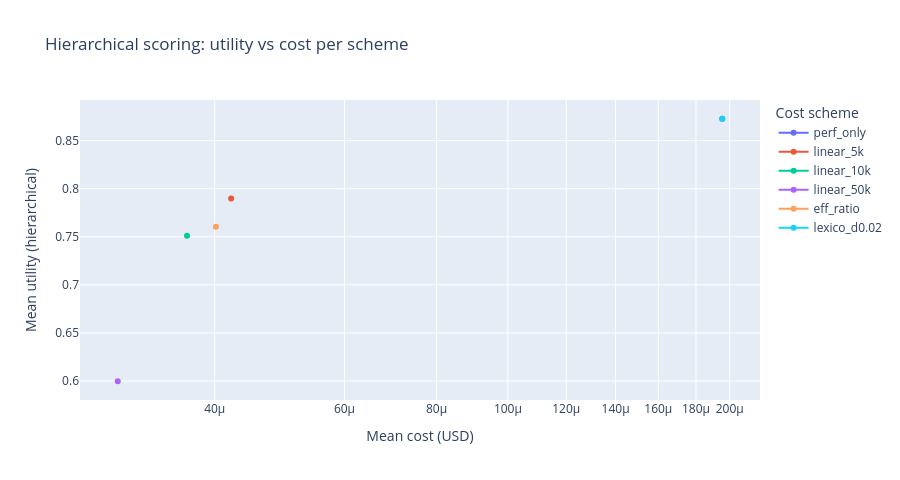

Notebook cell for this chart:
### Code cell
# Hierarchical-only view: utility vs cost across cost schemes
scheme_order = ['perf_only', 'linear_5k', 'linear_10k', 'linear_50k', 'eff_ratio', 'lexico_d0.02']
hier_only = (
    hier_cost_results_df[hier_cost_results_df['perf_mode'] == 'hierarchical']
    .copy()
    .assign(cost_scheme=lambda df: pd.Categorical(df['cost_scheme'], categories=scheme_order, ordered=True))
    .sort_values('cost_scheme')
)

fig = px.line(
    hier_only,
    x='mean_cost_usd',
    y='mean_perf_signal',
    markers=True,
    color='cost_scheme',
    category_orders={'cost_scheme': scheme_order},
    hover_data={
        'mean_cost_usd': ':,.1e',
        'mean_perf_signal': ':.4f',
        'mean_sample_score': ':.4f',
        'mean_accuracy': ':.3f',
    },
    labels={'mean_cost_usd': 'Mean cost (USD)', 'mean_perf_signal': 'Mean utility (hierarchical)'},
    title='Hierarchical scoring: utility vs cost per scheme',
)
fig.update_xaxes(type='log')
fig.update_traces(line=dict(width=2))
fig.update_layout(height=480, legend_title_text='Cost scheme')
fig.show()

### Figure 1 — Plotly figure (JSON) as saved in the notebook; plotly's stock layout.template omitted (floating-point values rounded to 4 significant figures)
{"data": [{"customdata": [[0.913, 0.7284]], "hovertemplate": "cost_scheme=perf_only<br>Mean cost (USD)=%{x:,.1e}<br>Mean utility (hierarchical)=%{y:.4f}<br>mean_sample_score=%{customdata[0]:.4f}<br>mean_accuracy=%{customdata[1]:.3f}<extra></extra>", "legendgroup": "perf_only", "line": {"color": "#636efa", "dash": "solid", "width": 2}, "marker": {"symbol": "circle"}, "mode": "lines+markers", "name": "perf_only", "orientation": "v", "showlegend": true, "type": "scatter", "x": [0.0001954], "xaxis": "x", "y": [0.8728], "yaxis": "y"}, {"customdata": [[0.8446, 0.6772]], "hovertemplate": "cost_scheme=linear_5k<br>Mean cost (USD)=%{x:,.1e}<br>Mean utility (hierarchical)=%{y:.4f}<br>mean_sample_score=%{customdata[0]:.4f}<br>mean_accuracy=%{customdata[1]:.3f}<extra></extra>", "legendgroup": "linear_5k", "line": {"color": "#EF553B", "dash": "solid", "width": 2}, "marker": {"symbol": "circle"}, "mode": "lines+markers", "name": "linear_5k", "orientation": "v", "showlegend": true, "type": "scatter", "x": [4.21e-05], "xaxis": "x", "y": [0.7899], "yaxis": "y"}, {"customdata": [[0.812, 0.65]], "hovertemplate": "cost_scheme=linear_10k<br>Mean cost (USD)=%{x:,.1e}<br>Mean utility (hierarchical)=%{y:.4f}<br>mean_sample_score=%{customdata[0]:.4f}<br>mean_accuracy=%{customdata[1]:.3f}<extra></extra>", "legendgroup": "linear_10k", "line": {"color": "#00cc96", "dash": "solid", "width": 2}, "marker": {"symbol": "circle"}, "mode": "lines+markers", "name": "linear_10k", "orientation": "v", "showlegend": true, "type": "scatter", "x": [3.668e-05], "xaxis": "x", "y": [0.7511], "yaxis": "y"}, {"customdata": [[0.6388, 0.5019]], "hovertemplate": "cost_scheme=linear_50k<br>Mean cost (USD)=%{x:,.1e}<br>Mean utility (hierarchical)=%{y:.4f}<br>mean_sample_score=%{customdata[0]:.4f}<br>mean_accuracy=%{customdata[1]:.3f}<extra></extra>", "legendgroup": "linear_50k", "line": {"color": "#ab63fa", "dash": "solid", "width": 2}, "marker": {"symbol": "circle"}, "mode": "lines+markers", "name": "linear_50k", "orientation": "v", "showlegend": true, "type": "scatter", "x": [2.954e-05], "xaxis": "x", "y": [0.5997], "yaxis": "y"}, {"customdata": [[0.829, 0.6624]], "hovertemplate": "cost_scheme=eff_ratio<br>Mean cost (USD)=%{x:,.1e}<br>Mean utility (hierarchical)=%{y:.4f}<br>mean_sample_score=%{customdata[0]:.4f}<br>mean_accuracy=%{customdata[1]:.3f}<extra></extra>", "legendgroup": "eff_ratio", "line": {"color": "#FFA15A", "dash": "solid", "width": 2}, "marker": {"symbol": "circle"}, "mode": "lines+markers", "name": "eff_ratio", "orientation": "v", "showlegend": true, "type": "scatter", "x": [4.015e-05], "xaxis": "x", "y": [0.7605], "yaxis": "y"}, {"customdata": [[0.913, 0.7284]], "hovertemplate": "cost_scheme=lexico_d0.02<br>Mean cost (USD)=%{x:,.1e}<br>Mean utility (hierarchical)=%{y:.4f}<br>mean_sample_score=%{customdata[0]:.4f}<br>mean_accuracy=%{customdata[1]:.3f}<extra></extra>", "legendgroup": "lexico_d0.02", "line": {"color": "#19d3f3", "dash": "solid", "width": 2}, "marker": {"symbol": "circle"}, "mode": "lines+markers", "name": "lexico_d0.02", "orientation": "v", "showlegend": true, "type": "scatter", "x": [0.0001954], "xaxis": "x", "y": [0.8728], "yaxis": "y"}], "layout": {"height": 480, "legend": {"title": {"text": "Cost scheme"}, "tracegroupgap": 0}, "title": {"text": "Hierarchical scoring: utility vs cost per scheme"}, "xaxis": {"anchor": "y", "domain": [0, 1], "title": {"text": "Mean cost (USD)"}, "type": "log"}, "yaxis": {"anchor": "x", "domain": [0, 1], "title": {"text": "Mean utility (hierarchical)"}}}}
